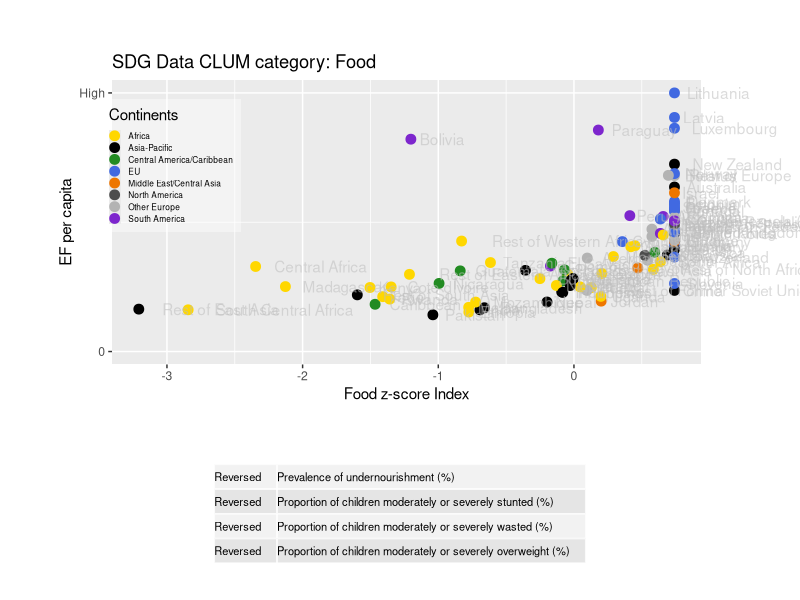
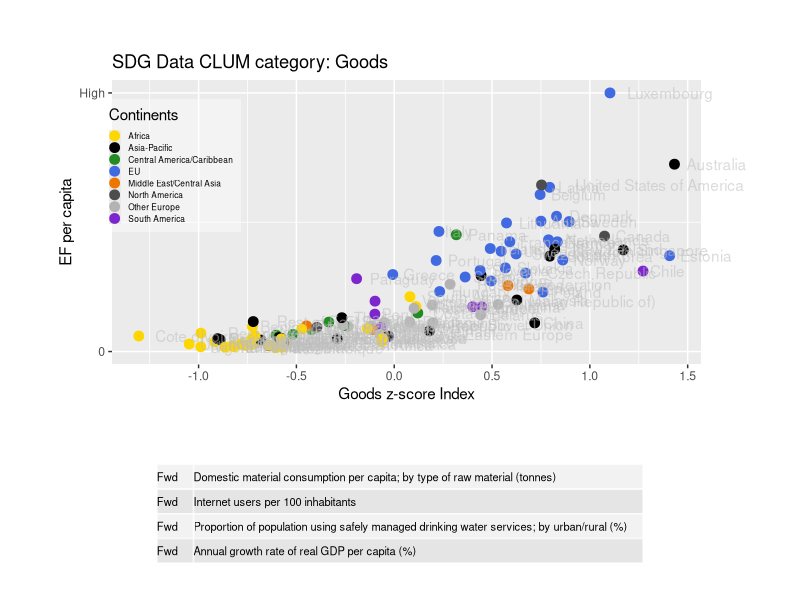
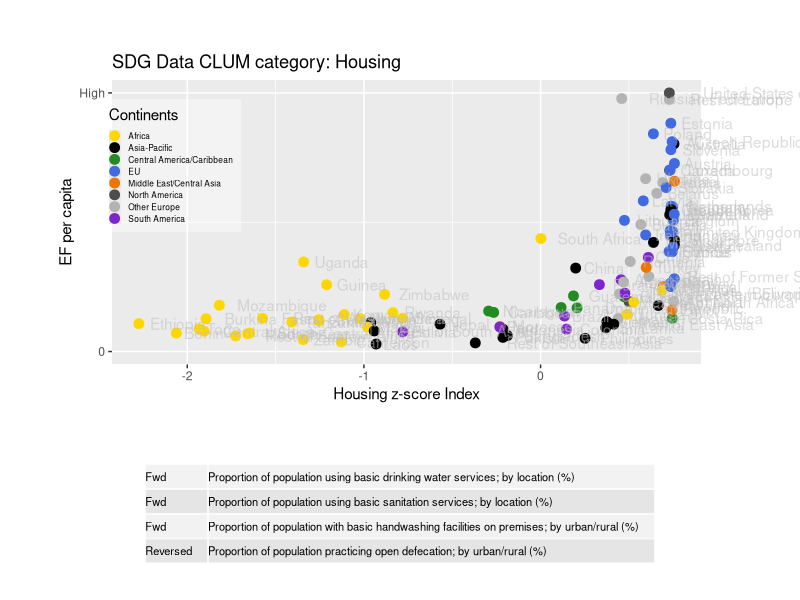

Recreate these plots in R, in order. (Note: this script raises an error after producing the figures.)
library(ggplot2)
library(grid)
library(gridExtra)

"Set the minimum QScore to be included in the data"
QScoreMin <- 4

#Pull the data from csv files
EFWBData <- read.csv("2017_GTAPCLUM_WB.csv")
EFSDGData <- read.csv("2017_GTAPCLUM_SDG.csv")
EFSDGWBData <- read.csv("2017_GTAPCLUM_WBSDG.csv")
WBIndicatorsDLd_Inc <- read.csv("WBIndicatorsDownloaded-Included.csv")
SDGIndicatorsDld_Inc <- read.csv("SDGIndicatorsDownloaded-Included.csv")
WBSDGIndicatorsDld_Inc <- read.csv("WBSDGIndicatorsDownloaded-Included.csv")
#Pull the data from csv files
# EFWBData <- read.csv("./GFN_Data_Visualization/ScatterVisuals/NFA_WB_2017_CLUM.csv")
# EFSDGData <- read.csv("./GFN_Data_Visualization/ScatterVisuals/NFA_SDG_2017_CLUM.csv")
# IndicatorsDownloaded <- read.csv("./GFN_Data_Visualization/ScatterVisuals/IndicatorsDownloaded.csv")
# SDGIndicatorsDownloaded <- read.csv("./GFN_Data_Visualization/ScatterVisuals/SDGIndicatorsDownloaded.csv")

#color.codes<-as.character(c("#3399FF", "#FF0000", "#000000"))

#subet data by year and QScore to plot
Year = 2011
EFWBData11 <- subset(EFWBData, (EFWBData$year == Year & EFWBData$QScore > QScoreMin))
EFSDGData11 <- subset(EFSDGData,(EFSDGData$year == Year & EFSDGData$QScore > QScoreMin))
EFSDGWBData11 <- subset(EFSDGWBData, (EFSDGWBData$year == Year & EFSDGWBData$QScore > QScoreMin))


EFWBData11.Food <- subset(EFWBData11, EFWBData11$clum7_name == "Food")
EFWBData11.Goods <- subset(EFWBData11, EFWBData11$clum7_name == "Goods")
EFWBData11.Government <- subset(EFWBData11, EFWBData11$clum7_name == "Government")
EFWBData11.Housing <- subset(EFWBData11, EFWBData11$clum7_name == "Housing")
EFWBData11.PersonalTransportation <- subset(EFWBData11, EFWBData11$clum7_name == "Personal Transportation")
EFWBData11.Services <- subset(EFWBData11, EFWBData11$clum7_name == "Services")
EFWBData11.GFCF <- subset(EFWBData11, EFWBData11$clum7_name == "Gross Fixed Capital Formation")


EFSDGData11.Food <- subset(EFSDGData11, EFSDGData11$clum7_name == "Food")
EFSDGData11.Goods <- subset(EFSDGData11, EFSDGData11$clum7_name == "Goods")
EFSDGData11.Government <- subset(EFSDGData11, EFSDGData11$clum7_name == "Government")
EFSDGData11.GrossFixedCapitalFormation <- subset(EFSDGData11, EFSDGData11$clum7_name == "Gross Fixed Capital Formation")
EFSDGData11.Housing <- subset(EFSDGData11, EFSDGData11$clum7_name == "Housing")
EFSDGData11.PersonalTransportation <- subset(EFSDGData11, EFSDGData11$clum7_name == "Personal Transportation")
EFSDGData11.Services <- subset(EFSDGData11, EFSDGData11$clum7_name == "Services")

EFSDGWBData11.Food <- subset(EFSDGWBData11, EFSDGWBData11$clum7_name == "Food")
EFSDGWBData11.Goods <- subset(EFSDGWBData11, EFSDGWBData11$clum7_name == "Goods")
EFSDGWBData11.Government <- subset(EFSDGWBData11, EFSDGWBData11$clum7_name == "Government")
EFSDGWBData11.Housing <- subset(EFSDGWBData11, EFSDGWBData11$clum7_name == "Housing")
EFSDGWBData11.PersonalTransportation <- subset(EFSDGWBData11, EFSDGWBData11$clum7_name == "Personal Transportation")
EFSDGWBData11.Services <- subset(EFSDGWBData11, EFSDGWBData11$clum7_name == "Services")
EFSDGWBData11.GFCF <- subset(EFSDGWBData11, EFSDGWBData11$clum7_name == "Gross Fixed Capital Formation")

if (file.exists("Plots")){print("Plots directory already exists")
} else {
  dir.create("Plots/")
}

plotfunc <- function(data, title, CLUMcat, IndDL, height1, height2){
  myColors <-   c("gold","black", "forestgreen", "royalblue", "darkorange2", "grey30", "grey70", "purple3")
  names(myColors) <- levels(data$Continents)
  colScale <- scale_colour_manual(name = "Continents",values = myColors)
  p <- ggplot(data, aes(ZScore_Index, total , colour = Continents)) +
    geom_point(size = 3) +
    geom_text(label = data$GTAP_name,hjust=-.2, alpha=0.55, colour="grey") +
    colScale +
    #Remove the below line to get values on the y-axis
    scale_y_continuous(breaks=c(0,max(data$total, na.rm = TRUE)), labels=c("0", "High"), limits = c(0,max(data$total, na.rm = TRUE))) +
    labs(title = paste(title,"CLUM category:",data$clum7_name), y = "EF per capita", x = paste(data$clum7_name ,"z-score Index")) +
    theme(plot.margin = unit(c(1,2,1,1),"cm"), legend.position = c(.1,.7),
          legend.text = element_text(colour="black", size=6),
          legend.key.size = unit(.05,"cm"),
          legend.background = element_rect(fill=alpha ("white",0.4))) 
  gt <- ggplot_gtable(ggplot_build(p)) 
  gt$layout$clip[gt$layout$name == "panel"] <- "off" 
  
  
  tb <- tableGrob(cbind(as.character(IndDL[,5][IndDL$CLUM==CLUMcat]),
                        stringr::str_wrap(as.character(IndDL[,3][IndDL$CLUM==CLUMcat]),160)),
                  theme = ttheme_default(base_size=8,
                                         core = list(fg_params=list(hjust=0, x=0))))
  # tb <- tableGrob(cbind(subset(IndDL[,5],IndDL$CLUM==CLUMcat),subset(IndDL[,3],IndDL$CLUM==CLUMcat)),
  #                 theme = ttheme_default(base_size=8,
  #                                        core = list(fg_params=list(hjust=0, x=0))))
  # 
  plotname <- paste("Plots/",deparse(substitute(data)),".pdf", sep ="")
  pdf(plotname,width=12,height=9, onefile = FALSE)
  dev.off
  grid.newpage()
  grid.arrange(gt, tb, nrow=2, heights = c(height1, height2), vp=viewport(width=0.95, height=0.95))
  dev.off()
}

# change if no pause(waitlength) between charts wanted
peruse <- "no"
waitlength <- 1
pause <- function (secs){
  if (peruse=="yes"){Sys.sleep(secs)
  } else {
  }
}

#Plot and output all SDG Indicators 
plotfunc(EFSDGData11.Food,"SDG Data", "Food", SDGIndicatorsDld_Inc, 1.5, .5)
pause(waitlength)
plotfunc(EFSDGData11.Goods,"SDG Data", "Goods",SDGIndicatorsDld_Inc, 1.5, .5)
pause(waitlength)
plotfunc(EFSDGData11.Housing,"SDG Data", "Housing", SDGIndicatorsDld_Inc, 1.5, .5)
pause(waitlength)
plotfunc(EFSDGData11.Services,"SDG Data", "Services", SDGIndicatorsDld_Inc, 1.5, .5)
pause(waitlength)
try(plotfunc(EFSDGData11.PersonalTransportation,"SDG Data", "Transport", SDGIndicatorsDld_Inc, 1.5, .5))
pause(waitlength)
plotfunc(EFSDGData11.Government,"SDG Data", "Government", SDGIndicatorsDld_Inc, 1.5, .5)
pause(waitlength)
plotfunc(EFSDGData11.GrossFixedCapitalFormation,"SDG Data", "GFCF", SDGIndicatorsDld_Inc, 1.5, .5)
pause(waitlength)

#Plot and output all WB Indicators
plotfunc(EFWBData11.Food,"World Bank Data", "Food",WBIndicatorsDLd_Inc, 1.5, .5)
pause(waitlength)
#Added manual line to WBIndicatorsDLd_Inc for WBGoods to work with function
plotfunc(EFWBData11.Goods,"World Bank Data", "Goods", WBIndicatorsDLd_Inc, 1.5, .5)
pause(waitlength)
plotfunc(EFWBData11.Services,"World Bank Data", "Services",WBIndicatorsDLd_Inc, 2, .8)
pause(waitlength)
plotfunc(EFWBData11.Housing,"World Bank Data", "Housing",WBIndicatorsDLd_Inc, 1.5, .5)
pause(waitlength)
plotfunc(EFWBData11.PersonalTransportation,"World Bank Data", "Personal Transportation",WBIndicatorsDLd_Inc, 1.5, .5)
pause(waitlength)
try(plotfunc(EFWBData11.GFCF,"World Bank Data", "Gross Fixed Capital Formation",WBIndicatorsDLd_Inc, 1.5, .5))
pause(waitlength)
plotfunc(EFWBData11.Government,"World Bank Data", "Government",WBIndicatorsDLd_Inc, 2, .8)
pause(waitlength)


#Plot and output all SDG and WB  Combination Indicators
plotfunc(EFSDGWBData11.Food,"SDG & World Bank Data", "Food", WBSDGIndicatorsDld_Inc, 1.5, .5)
pause(waitlength)
#Added manual line to WBIndicatorsDLd_Inc for WBGoods to work with function
plotfunc(EFSDGWBData11.Goods,"SDG & World Bank Data", "Goods", WBSDGIndicatorsDld_Inc, 1.5, .5)
pause(waitlength)
plotfunc(EFSDGWBData11.Services,"SDG & World Bank Data", "Services",WBSDGIndicatorsDld_Inc, 2, .8)
pause(waitlength)
plotfunc(EFSDGWBData11.Housing,"SDG & World Bank Data", "Housing",WBSDGIndicatorsDld_Inc, 1.5, .5)
pause(waitlength)
plotfunc(EFSDGWBData11.PersonalTransportation,"SDG & World Bank Data", "Personal Transportation",WBSDGIndicatorsDld_Inc, 1.5, .5)
pause(waitlength)
try(plotfunc(EFSDGWBData11.GFCF,"SDG & World Bank Data", "Gross Fixed Capital Formation",WBSDGIndicatorsDld_Inc, 1.5, .5))
pause(waitlength)
plotfunc(EFSDGWBData11.Government,"SDG & World Bank Data", "Government",WBSDGIndicatorsDld_Inc, 2, .8)
pause(waitlength)
